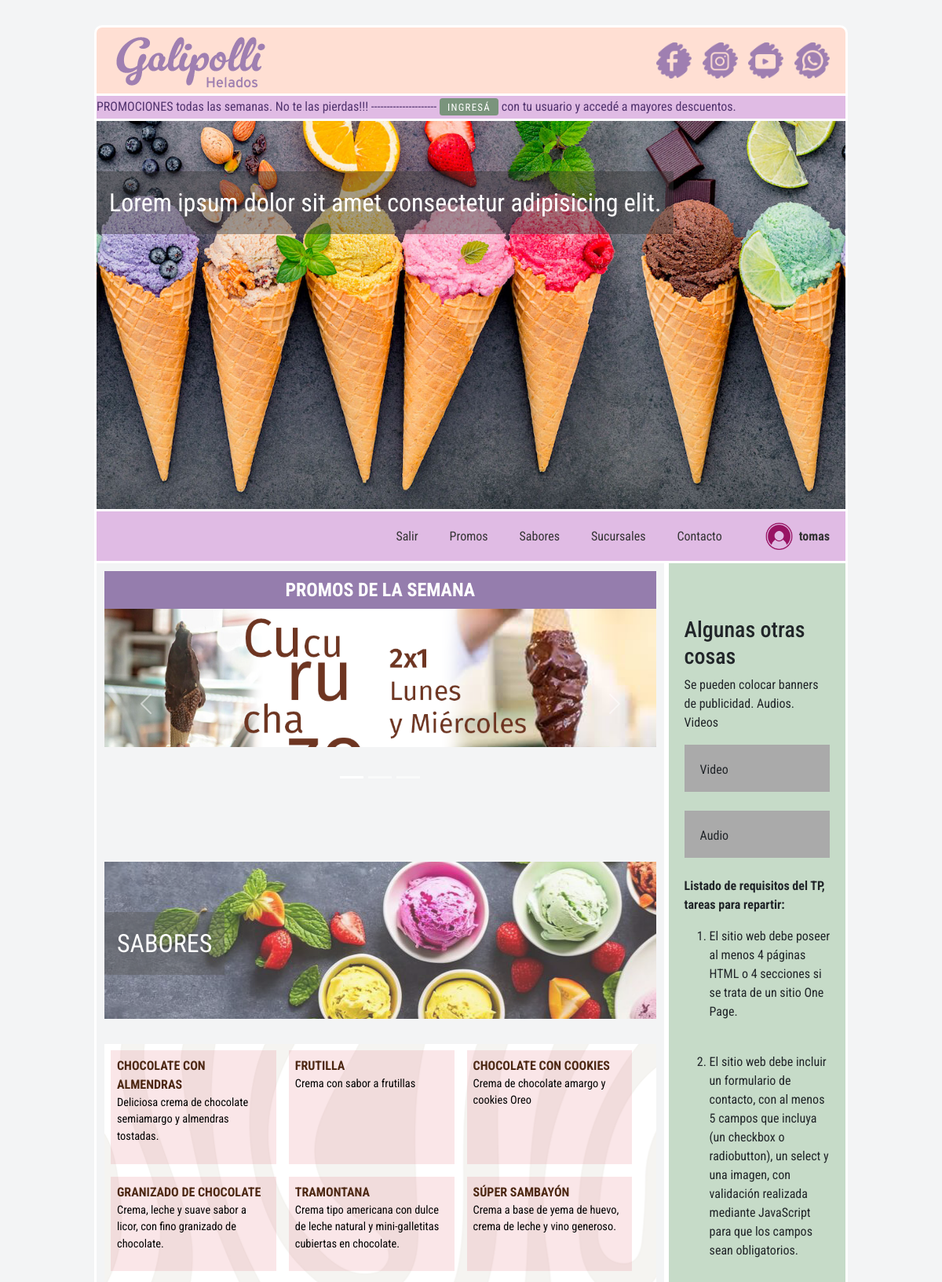
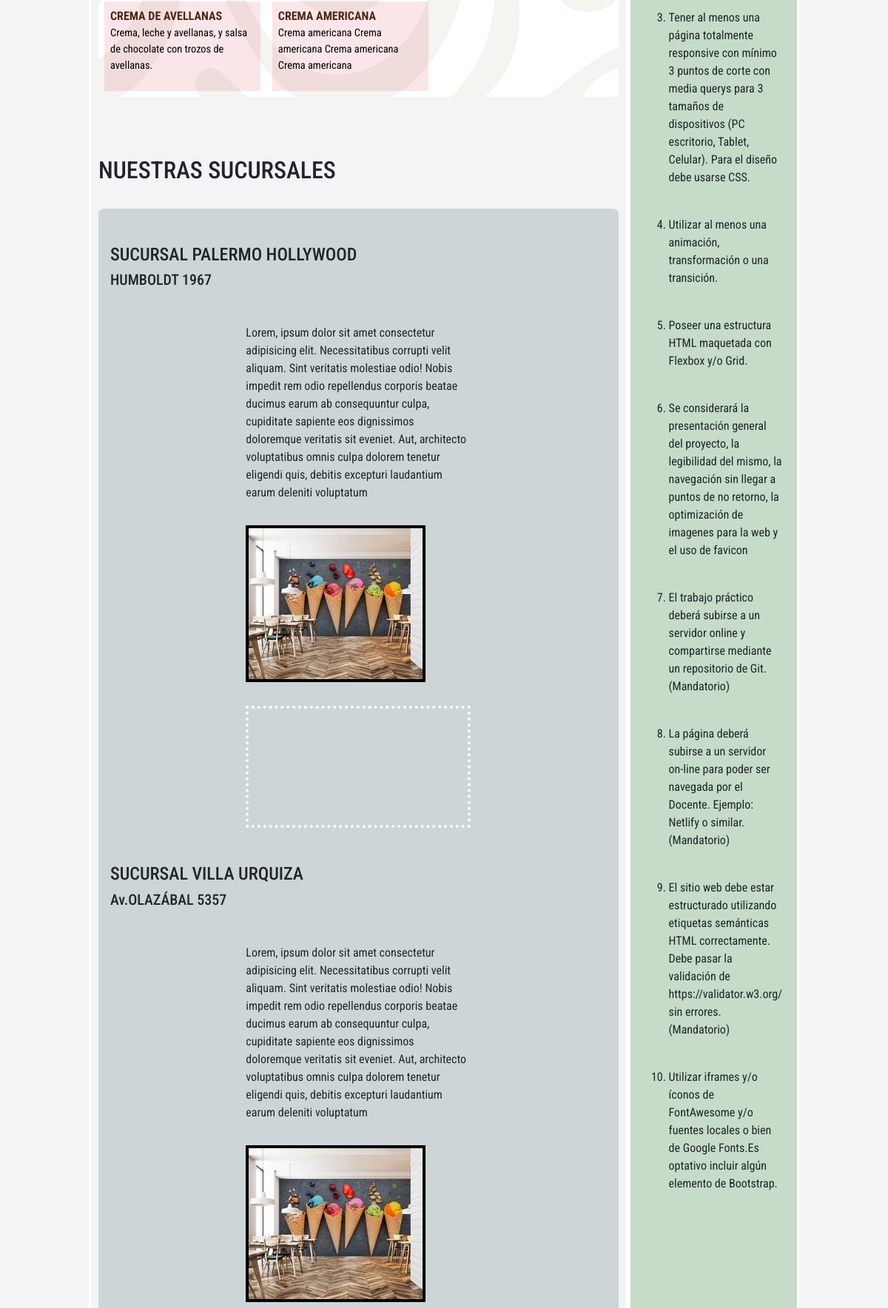
The page / (signed in, upper part) on the database its author committed (2 pictures, top to bottom).
### core/models.py (models this page shows, shortened)
class Helado (models.Model):
    sabor = models.CharField(max_length=50)
    descripcion = models.TextField()
    created = models.DateTimeField(auto_now_add=True)

### core/views.py (the view)
# urls.py: path('', index, name='index'),
def index(request):
    helados = Helado.objects.all()
    return render(request, 'index.html', {'helados':helados})

### core/context_processors.py (called while the page is built)
def site_url(request):
    return {'SITE_URL': settings.SITE_URL}

### core/templates/core/index.html (shortened to what this page needs)
{% extends 'base.html' %}
{% load static %}
{% block main %}
        <div class="row">
            <div class="main">
                <section id="Promos">
                    <div class="ttl_promos">PROMOS DE LA SEMANA</div>
                    <div>
                        <div id="demo" class="carousel slide" data-bs-ride="carousel">
                            <div class="carousel-indicators">
                            <button type="button" data-bs-target="#demo" data-bs-slide-to="0" class="active"></button>
                            <button type="button" data-bs-target="#demo" data-bs-slide-to="1"></button>
                            <button type="button" data-bs-target="#demo" data-bs-slide-to="2"></button>
                            </div>
                            <div class="carousel-inner">
                            <div class="carousel-item active">
                                <img src="{% static 'img/Promos/PromosSemana_01.png' %}" alt="Cucuruchazo Promo 2x1 Lunes y Miércoles" class="d-block w-100">
                            </div>
                            </div>
                            <button class="carousel-control-prev" type="button" data-bs-target="#demo" data-bs-slide="prev">
                            <span class="carousel-control-prev-icon"></span>
                            </button>
                            <button class="carousel-control-next" type="button" data-bs-target="#demo" data-bs-slide="next">
                            <span class="carousel-control-next-icon"></span>
                            </button>
                        </div>
                    </div>
                </section>
                <section>
                    <div id="Sabores" class="gapSection flavorsHeader">
                      <p class="flavorTtlHeader">SABORES</p>
                    </div>
                    <div class="flavorsFlexBx">
                    {% for helado in helados %}
                      <div class="flexItem">
                        <span class="flavorTtl">{{helado.sabor}}</span>
                        <span class="flavorDescription">{{helado.descripcion}}</span>
                      </div>
                    {% endfor %}
                    </div>
                  </section>
                <section id="Sucursales" class="gapSection">
                    <h2>NUESTRAS SUCURSALES</h2>
                    <div class="branchContainerFlex">
                        <div class="branchTitle"><H4>SUCURSAL PALERMO HOLLYWOOD</H4>
                             <H5>HUMBOLDT 1967</H5></div>
                        <div class="branchFlexBxItem">Lorem, ipsum dolor sit amet consectetur adipisicing elit. Necessitatibus corrupti velit
                            aliquam. Sint veritatis molestiae odio! Nobis impedit rem odio repellendus corporis
                            beatae ducimus earum ab consequuntur culpa, cupiditate sapiente eos dignissimos
                            doloremque veritatis sit eveniet. Aut, architecto voluptatibus omnis culpa dolorem
                            tenetur eligendi quis, debitis excepturi laudantium earum deleniti voluptatum</div>
                        <div class="branchFlexBxItem"><img src="{% static 'img/heladeria_01.jpg' %}" alt="Sucursal Palermo"></div>
                        <div class="branchFlexBxItem"><iframe src="https://www.google.com/maps/embed?pb=!1m18!1m12!1m3!1d3284.8399556611503!2d-58.43529352347754!3d-34.58291595640136!2m3!1f0!2f0!3f0!3m2!1i1024!2i768!4f13.1!3m3!1m2!1s0x95bcb58e3cb56881%3A0x2f6596d6d94565b!2sHumboldt%201967%2C%20C1414CTU%20Cdad.%20Aut%C3%B3noma%20de%20Buenos%20Aires!5e0!3m2!1ses!2sar!4v1715979849086!5m2!1ses!2sar"  allowfullscreen="" loading="lazy"></iframe></div>
                        <div class="branchTitle">
                        <H4>SUCURSAL VILLA URQUIZA</H4>
                        <H5>Av.OLAZÁBAL 5357</H5></div>
                        <div class="branchFlexBxItem">Lorem, ipsum dolor sit amet consectetur adipisicing elit. Necessitatibus corrupti velit
                            aliquam. Sint veritatis molestiae odio! Nobis impedit rem odio repellendus corporis
                            beatae ducimus earum ab consequuntur culpa, cupiditate sapiente eos dignissimos
                            doloremque veritatis sit eveniet. Aut, architecto voluptatibus omnis culpa dolorem
                            tenetur eligendi quis, debitis excepturi laudantium earum deleniti voluptatum</div>
                        <div class="branchFlexBxItem"><img src="{% static 'img/heladeria_01.jpg' %}" alt="Sucursal Palermo"></div>
                    </div>
                </section>
            </div>
            <div class="side">
            <br><br>
                <h3>Algunas otras cosas</h3>
                <p>Se pueden colocar banners de publicidad. Audios. Videos</p>
                <div class="fakeimg" style="height:60px;">Video</div><br>
                <div class="fakeimg" style="height:60px;">Audio</div><br>
                <p><b>Listado de requisitos del TP, tareas para repartir:</b>
                <Ol Type="1">
                    <li>El sitio web debe poseer al menos 4 páginas HTML o 4 secciones si se trata de un sitio One Page.
                    </li><br>
                    <li>El sitio web debe incluir un formulario de contacto, con al menos 5 campos que incluya (un
                        checkbox o radiobutton), un select y una
                        imagen, con validación realizada mediante JavaScript para que los campos sean obligatorios.</li>
                    <br>
                    <li>Tener al menos una página totalmente responsive con mínimo 3 puntos de corte con media querys
                        para 3 tamaños de dispositivos
                        (PC escritorio, Tablet, Celular). Para el diseño debe usarse CSS.</li><br>
                    <li>Utilizar al menos una animación, transformación o una transición.</li><br>
                    <li>Poseer una estructura HTML maquetada con Flexbox y/o Grid.</li><br>
                    <li>Se considerará la presentación general del proyecto, la legibilidad del mismo, la navegación sin
                        llegar a puntos de no
                        retorno, la optimización de imagenes para la web y el uso de favicon</li><br>
                    <li>El trabajo práctico deberá subirse a un servidor online y compartirse mediante un repositorio de
                        Git. (Mandatorio)</li><br>
                    <li>La página deberá subirse a un servidor on-line para poder ser navegada por el Docente. Ejemplo:
                        Netlify o similar.
                        (Mandatorio)</li><br>
                    <li>El sitio web debe estar estructurado utilizando etiquetas semánticas HTML correctamente. Debe
                        pasar la validación
                        de https://validator.w3.org/ sin errores. (Mandatorio)</li><br>
                    <li>Utilizar iframes y/o íconos de FontAwesome y/o fuentes locales o bien de Google Fonts.Es
                        optativo incluir algún
                        elemento de Bootstrap.</li><br>
                </Ol>
                </p>
            </div>
        </div>
{% endblock %}

### core/templates/core/base.html (shortened to what this page needs)
{% load static %}
<!DOCTYPE html>
<html lang="es">
<head>
    <link href="https://cdn.jsdelivr.net/npm/bootstrap@5.3.3/dist/css/bootstrap.min.css" rel="stylesheet">
    <link rel="stylesheet" href="{% static 'css/styles.css' %}">
</head>
<body>
    <div class="centerAll">
            <div class="topHeader">
                <header id="Home">
                    <img src="{% static 'img/logo.png' %}" alt="logo">
                </header>
                <nav class="navHeader">
                    <ul class="navRedesHeader">
                        <li><a href="#"><img id="red_facebook" src="{% static 'img/ffacebook.png' %}" alt ="imagen facebook" onmouseover="cambiarImagen('red_facebook','facebook.png')" onmouseout="restaurarImagen('red_facebook','ffacebook.png')"></a></li>
                        <li><a href="#"><img id="red_instagram" src="{% static 'img/iinstagram.png' %}" alt ="imagen instagram" onmouseover="cambiarImagen('red_instagram','instagram.png')" onmouseout="restaurarImagen('red_instagram','iinstagram.png')"></a></li>
                        <li><a href="#"><img id="red_youtube" src="{% static 'img/yyoutube.png' %}" alt ="imagen youtube" onmouseover="cambiarImagen('red_youtube','youtube.png')" onmouseout="restaurarImagen('red_youtube','yyoutube.png')"></a></li>
                        <li><a href="#"><img id="red_whatsapp" src="{% static 'img/wwhatsapp.png' %}" alt ="imagen whatsapp" onmouseover="cambiarImagen('red_whatsapp','whatsapp.png')" onmouseout="restaurarImagen('red_whatsapp','wwhatsapp.png')"></a></li>
                    </ul>
                </nav>
            </div>
            <div class="designBar">
                <div class="scrolling-textContainer">
                    <p class="scrolling-text">PROMOCIONES todas las semanas. No te las pierdas!!! --------------------- <a href="#" class="loginIngresar"><span class="btnScrolling-text">INGRESÁ</span></a> con tu usuario y accedé a mayores descuentos.</p>
                </div>
            </div>
            <div class="header">
                <div class="txtHeader">Lorem ipsum dolor sit amet consectetur adipisicing elit.</div>
            </div>
            <div class="navbar menu-desktop">
                {% if not request.user.is_authenticated %}
                    <a href="{{ SITE_URL }}#username" class="loginIngresar">Ingresar</a>
                {% else %}
                    <a href="{% url 'salir' %}">Salir</a>
                {% endif %}
                <a href="{{ SITE_URL }}#Promos">Promos</a>
                <a href="{{ SITE_URL }}#Sabores">Sabores</a>
                <a href="{{ SITE_URL }}#Sucursales">Sucursales</a>
                <a href="{{ SITE_URL }}#Contacto">Contacto</a>
                <div class="log_user_desk">
                    {% if not request.user.is_authenticated %}
                        <a href="{% url 'register' %}#formularioRegistro">
                            <img id="logo_user" src="{% static 'img/login-user-red.png' %}">
                            <p>Registrate</p>
                        </a>
                    {% else %}
                        <a href="{% url 'profile' %}#cardProfile">
                            <img id="logo_user" src="{% static 'img/login-user-gris.png' %}" width="45px">
                            <p><strong>{{ request.user.username }}</strong></p>
                        </a>
                    {% endif %}
                </div>
            </div>
        </div>
            {% block main %}{% endblock %}
    </body>
</html>

### static/css/styles.css (style rules this page uses)
* { box-sizing: border-box; }
body { font-family: 'Roboto Condensed', Arial, Helvetica, sans-serif; background-color: rgb(243, 244, 245); }
.gapSection { margin-top: 5rem; }
Ol >li { margin-top: 1rem; }
.centerAll { width: 80%; margin:auto; margin-top: 2rem; }
.topHeader { display: flex; justify-content: space-between; align-items: center; background-color: #FFDFD3; border-radius: 10px 10px 0 0 ; border: solid #ffffff; border-width: 0.2rem 0.2rem 0rem 0.2rem; }
.topHeader img { height: auto; }
nav { margin-right: 20px; }
.navRedesHeader { list-style: none; margin-top: 1rem; }
.navRedesHeader li { display: inline-block; margin-left: 10px; }
.navRedesHeader img { width: 45px; }
.designBar { width:100%; height: 2rem; vertical-align: middle; background-color: #E0BBE4; border: solid #ffffff; border-width: 0.2rem 0.2rem 0rem 0.2rem; }
.scrolling-textContainer { width: 100%; align-content: center; overflow: hidden; }
.scrolling-text { animation: scrolling 30s linear infinite; white-space: nowrap; margin-top: 0.1em; color: #51336e; }
.btnScrolling-text { font-size: 0.8em ; letter-spacing: 0.1em; color: #ffffff; background-color: #7a947c; padding: 0.3em 0.8em 0.3em 0.8em; border-radius: 0.3em; }
.scrolling-text > a { text-decoration: none; }
.header { background: url(../img/helados_01.jpg) no-repeat center; background-size: cover; height: 500px; margin-top: 0em; position: relative; border: solid #ffffff; border-width: 0.2rem 0.2rem 0.2rem 0.2rem; }
.txtHeader { font-size: 2em; padding: 0.5em; position: absolute; margin-top: 2em; color: white; background-color: rgba(51, 51, 51, 0.445); }
.navbar, .menu-mobile { display: flex; justify-content: end; background-color: #E0BBE4; border: solid #ffffff; border-width: 0rem 0.2rem 0.2rem 0.2rem; }
.navbar a { display: flex; align-items: center; height: 100%; color: #7c0a56; padding: 14px 20px; text-decoration: none; text-align: center; }
.navbar a img { margin-right: 8px; width: 35px; height: 35px; }
.navbar a p { margin: 0; }
.log_user_desk { display: flex; flex-direction: row; align-items: center; padding-left: 15px; }
.log_user_desk a { display: flex; align-items: center; text-decoration: none; color: inherit; }
.log_user_desk img { margin-right: 10px; }
.log_user_desk p { margin: 0; }
.row { width: 80%; margin:auto; display: flex; flex-wrap: wrap; }
.side { flex: 10%; background-color: #c6dbc8; padding: 20px; border: solid #ffffff; border-width: 0rem 0.2rem 0.2rem 0.2rem; }
.main { flex: 70%; margin: 0; padding: 10px; border: solid #ffffff; border-width: 0rem 0.2rem 0.2rem 0.2rem; }
.fakeimg { background-color: #aaa; width: 100%; padding: 20px; }
.flavorsHeader { background: url(../img/flavorsTop.png) no-repeat center; background-size: cover; opacity:0.8; height: 200px; }
.flavorTtlHeader { font-size: 2em; padding: 0.5em; position: absolute; margin-top: 2em; color: white; background-color: rgba(51, 51, 51, 0.445); }
.flavorsFlexBx { display: flex; flex-wrap: wrap; margin-top: 2rem; justify-content: flex-start; background: url(../img/flavorsBackground.png); }
.flexItem { width: 30%; }
.flavorsFlexBx >div { background-color: #ce11211a; margin: 0.5rem; padding: 0.5rem; }
.flavorTtl { text-align: left; font-size: 1rem; font-weight: bold; color: #4d2813; }
.flavorDescription { text-align: left; font-size: 0.9rem; color: #000000; display: block; padding-bottom: 1rem; }
.ttl_promos { font-size: 1.5em; text-align: center; color:#ffffff; font-weight: bold; background-color: #957dad; height: 3rem; align-content: center; }
.branchContainerFlex { background-color: rgba(155, 173, 173, 0.445); border-radius: 0.5rem; display: flex; flex-wrap: wrap; justify-content:space-evenly; padding: 1rem; margin-top: 2rem; }
.branchFlexBxItem { flex-basis: 20em; align-content: center; margin: 0.5rem; padding: 0.5rem; }
.branchTitle { width: 100%; padding-bottom: 1.5em; padding-top: 2em; }
.branchFlexBxItem >img { border: solid #000000; border-width: 0.3rem }
.branchFlexBxItem >iframe { border: dotted #ffffff; border-width: 0.3rem; width: 100%; height: 100%; }
@media (min-width: 768px) { .menu-desktop { display: flex; list-style: none; margin: 0; padding: 0; } }
@media (min-width: 768px) { .menu-desktop a { color: #333; text-decoration: none; } }

### rows shown on the page
Helado: sabor "CHOCOLATE CON ALMENDRAS", descripcion "Deliciosa crema de chocolate semiamargo y almendras tostadas."
Helado: sabor "FRUTILLA", descripcion "Crema con sabor a frutillas"
Helado: sabor "CHOCOLATE CON COOKIES", descripcion "Crema de chocolate amargo y cookies Oreo"
Helado: sabor "GRANIZADO DE CHOCOLATE", descripcion "Crema, leche y suave sabor a licor, con fino granizado de chocolate."
Helado: sabor "TRAMONTANA", descripcion "Crema tipo americana con dulce de leche natural y mini-galletitas cubiertas en chocolate."
Helado: sabor "SÚPER SAMBAYÓN", descripcion "Crema a base de yema de huevo, crema de leche y vino generoso."
Helado: sabor "CREMA DE AVELLANAS", descripcion "Crema, leche y avellanas, y salsa de chocolate con trozos de avellanas."
Helado: sabor "CREMA AMERICANA", descripcion "Crema americana Crema americana Crema americana Crema americana"

### other values the page prints
{{ request.user.username }} "tomas"
